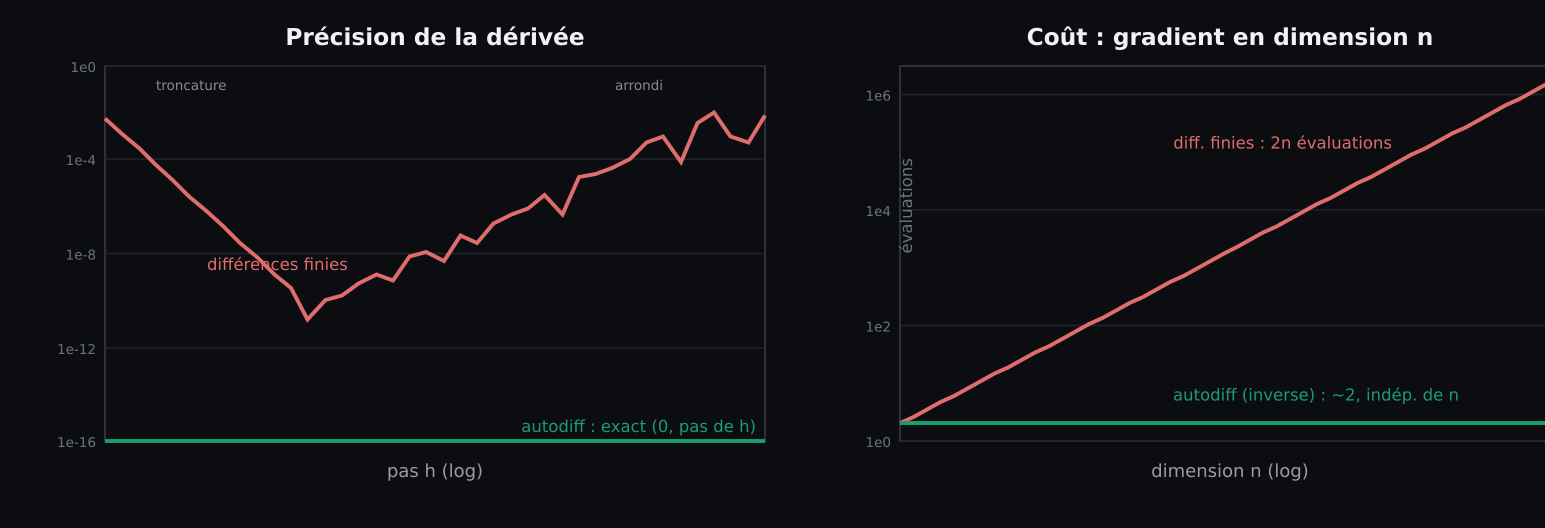
#> input picture public/posts/autodiff.png, 1545 x 528 px
$ python compress_demo.py autodiff.png out.png 1.0
#> lines starting #> are read from the running program, lines starting #| are printed output that depends on the picture
"""
compress_demo.py — four ways to throw data away, same budget, different distortion.
Pure numpy + PIL (no scipy/sklearn/pywt). First-principles on purpose.

Methods (grayscale, on one image):
  1. NAIVE  : remove 10% of pixels as a centered hole. Keeps 90% of data, looks broken.
  2. DCT    : keep the largest 10% of block-DCT (8x8) coefficients. JPEG-style.
  3. PCA/KLT: keep top-k principal components (low-rank via SVD) at ~10% storage.
  4. WAVELET: keep the largest 10% of multilevel Haar coefficients.

Reports PSNR (dB, higher=better) and prints the subband coding gain G for the wavelet.
Usage: python3 compress_demo.py [input_image_path]   (omit to use a synthetic test image)
"""
import sys, numpy as np
from PIL import Image, ImageDraw, ImageFont

KEEP = 0.10          # transform methods keep 10% of coefficients
N = 256              # working size

# ---------- load or synthesize ----------
def load(path):
#> called with path = 'autodiff.png'
    im = Image.open(path).convert("L").resize((N, N))
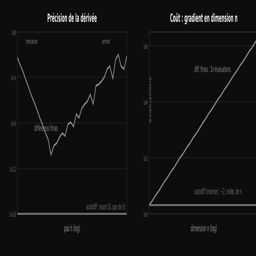
#> im: PIL image 256x256 L; min 0, max 255, mean 17.1
    return np.asarray(im, dtype=np.float64)

def synth():
    """smooth gradient + sharp shapes + high-freq texture -> shows every distortion type."""
    y, x = np.mgrid[0:N, 0:N]
    img = 128 + 80*np.sin(2*np.pi*(x+y)/380.0)          # smooth low-freq background
    img[40:110, 40:200] = 235                            # a flat bright block (sharp edges)
    r = np.hypot(x-180, y-180)
    img[r < 42] = 30                                     # a dark disk (curved edge)
    img[150:210, 30:90] = 128 + 90*np.sign(np.sin(x[150:210,30:90]*1.2))  # stripes (texture)
    return np.clip(img, 0, 255)

# ---------- metrics ----------
def psnr(a, b):
    mse = np.mean((a - b)**2)
    return 99.0 if mse == 0 else 20*np.log10(255.0/np.sqrt(mse))

# ---------- 1. naive hole ----------
def naive(img, keep):
    # keep only a centered square of area `keep`; black out the rest (deletes 1-keep of pixels)
    out = np.zeros_like(img)
    s = int(round(N*np.sqrt(keep)))
    a = (N - s)//2
    out[a:a+s, a:a+s] = img[a:a+s, a:a+s]
    return out

# ---------- 2. block DCT (8x8) ----------
def dct_matrix(n):
    r = np.arange(n)[:, None]      # frequency index (row)
    c = np.arange(n)[None, :]      # sample index (col)
    M = np.cos(np.pi*(2*c+1)*r/(2*n)) * np.sqrt(2.0/n)
    M[0, :] *= 1/np.sqrt(2)        # orthonormal DCT-II
    return M

def block_dct(img, keep):
    n = 8; D = dct_matrix(n); out = np.zeros_like(img)
    blocks, ac = [], []
    for i in range(0, N, n):
        for j in range(0, N, n):
            C = D @ img[i:i+n, j:j+n] @ D.T
            blocks.append((i, j, C))
            a = np.abs(C).copy(); a[0,0] = 0            # DC excluded from thresholding
            ac.append(a.ravel())
    # always keep every block's DC; spend the rest of the 10% budget on the largest AC coeffs
    budget_ac = max(0, int(keep*N*N) - len(blocks))
    thr = np.quantile(np.concatenate(ac), 1 - budget_ac/(N*N))
    for i, j, C in blocks:
        Ck = np.where(np.abs(C) >= thr, C, 0.0)
        Ck[0,0] = C[0,0]                                # force-keep DC
        out[i:i+n, j:j+n] = D.T @ Ck @ D
    return out

# ---------- 3. PCA / KLT (low-rank via SVD) ----------
def pca(img, keep):
    U, s, Vt = np.linalg.svd(img, full_matrices=False)
    # storage of rank-k ~ k*(2N); match to keep*N*N pixels -> k = keep*N/2
    k = max(1, int(round(keep*N/2)))
    return (U[:, :k]*s[:k]) @ Vt[:k, :]

# ---------- 4. multilevel Haar wavelet ----------
def haar_fwd(a):
    (e, o) = (a[..., 0::2], a[..., 1::2])
    return np.concatenate([(e+o)/np.sqrt(2), (e-o)/np.sqrt(2)], axis=-1)

def haar_inv(a):
    n = a.shape[-1]//2
    lo, hi = a[..., :n], a[..., n:]
    e = (lo+hi)/np.sqrt(2); o = (lo-hi)/np.sqrt(2)
    out = np.empty(a.shape); out[..., 0::2] = e; out[..., 1::2] = o
    return out

def dwt2(img, levels=4):
    c = img.copy(); size = N
    for _ in range(levels):
        c[:size,:size] = haar_fwd(c[:size,:size])           # rows
        c[:size,:size] = haar_fwd(c[:size,:size].T).T        # cols
        size //= 2
    return c

def idwt2(c, levels=4):
    sizes = [N//(2**(levels-1-i)) for i in range(levels)]
    out = c.copy()
    for size in sizes:
        out[:size,:size] = haar_inv(out[:size,:size].T).T
        out[:size,:size] = haar_inv(out[:size,:size])
    return out

def wavelet(img, keep):
    c = dwt2(img)
    thr = np.quantile(np.abs(c).ravel(), 1-keep)
    ck = np.where(np.abs(c) >= thr, c, 0.0)
    return idwt2(ck)

# ---------- 5. CDF 9/7 wavelet (JPEG2000) via the lifting scheme ----------
# Predict/update lifting: exactly invertible for ANY coefficients, because the
# inverse just replays the four steps backwards with the signs flipped.
_A, _B, _G, _D = -1.586134342059924, -0.052980118572961, 0.882911075530934, 0.443506852043971
_K = 1.230174104914001

def _f97_rows(A):                                  # transform each row (last axis), even length
    s, d = A[:, 0::2].copy(), A[:, 1::2].copy()
    d = d + _A*(s + np.roll(s,-1,1))               # predict 1
    s = s + _B*(d + np.roll(d, 1,1))               # update 1
    d = d + _G*(s + np.roll(s,-1,1))               # predict 2
    s = s + _D*(d + np.roll(d, 1,1))               # update 2
    return np.concatenate([s*_K, d/_K], 1)         # scale -> [low | high]; low-pass kept large

def _i97_rows(A):
    n = A.shape[1]//2
    s, d = A[:, :n].copy()/_K, A[:, n:].copy()*_K
    s = s - _D*(d + np.roll(d, 1,1))
    d = d - _G*(s + np.roll(s,-1,1))
    s = s - _B*(d + np.roll(d, 1,1))
    d = d - _A*(s + np.roll(s,-1,1))
    out = np.empty((A.shape[0], 2*n)); out[:,0::2]=s; out[:,1::2]=d
    return out

def dwt97(img, levels=4):
    c = img.copy(); size = N
    for _ in range(levels):
        c[:size,:size] = _f97_rows(c[:size,:size])          # rows
        c[:size,:size] = _f97_rows(c[:size,:size].T).T       # cols
        size //= 2
    return c

def idwt97(c, levels=4):
    out = c.copy()
    for size in [N//(2**(levels-1-i)) for i in range(levels)]:
        out[:size,:size] = _i97_rows(out[:size,:size].T).T
        out[:size,:size] = _i97_rows(out[:size,:size])
    return out

def wavelet97(img, keep):
    c = dwt97(img)
    thr = np.quantile(np.abs(c).ravel(), 1-keep)
    return idwt97(np.where(np.abs(c) >= thr, c, 0.0))

def coding_gain(img):
    """G = arithmetic mean / geometric mean of the 4 first-level subband variances."""
    c = img.copy()
    c = haar_fwd(c); c = haar_fwd(c.T).T
    h = N//2
    LL, LH, HL, HH = c[:h,:h], c[:h,h:], c[h:,:h], c[h:,h:]
    v = np.array([np.var(b) for b in (LL, LH, HL, HH)]) + 1e-9
    return v.mean()/np.exp(np.mean(np.log(v)))

# ---------- assemble side-by-side ----------
def strip(imgs, labels, cols=3):
    pad, lab = 8, 22
    tiles = []
    for a, txt in zip(imgs, labels):
        t = Image.fromarray(np.clip(a,0,255).astype(np.uint8), "L").convert("RGB")
        canvas = Image.new("RGB", (N, N+lab), (255,255,255))
        canvas.paste(t, (0, lab))
        ImageDraw.Draw(canvas).text((4, 4), txt, fill=(0,0,0))
        tiles.append(canvas)
    rows = (len(tiles)+cols-1)//cols
    W = cols*N + (cols+1)*pad
    H = rows*(N+lab) + (rows+1)*pad
    out = Image.new("RGB", (W, H), (255,255,255))
    for i, t in enumerate(tiles):
        r, c = divmod(i, cols)
        out.paste(t, (pad + c*(N+pad), pad + r*(N+lab+pad)))
    return out

if __name__ == "__main__":
    img = load(sys.argv[1]) if len(sys.argv) > 1 else synth()
    keep = float(sys.argv[3]) if len(sys.argv) > 3 else KEEP
    pct = int(round((1-keep)*100))
    outs, labels = [img], ["original"]
#> labels = ['original']
    for fn, name in [
        (lambda x: naive(x, keep),    f"naive: keep center {int(keep*100)}%"),
        (lambda x: pca(x, keep),      "PCA / low-rank"),
        (lambda x: block_dct(x, keep),"DCT (JPEG)"),
        (lambda x: wavelet(x, keep),  "Haar wavelet (crude)"),
        (lambda x: wavelet97(x, keep),"CDF 9/7 wavelet (JPEG2000)"),
    ]:
        r = fn(img); outs.append(r)
        labels.append(f"{name}  PSNR {psnr(img, r):.1f}dB")
#> this loop made 5 passes
#> mse in psnr on passes 1 to 5: 0, 0.474, 2.45e-27, 5.43e-28, 4.49e-28
#> after the loop, labels = ['original', 'naive: keep center 100%  PSNR 99.0dB', 'PCA / low-rank  PSNR 51.4dB', 'DCT (JPEG)  PSNR 314.2dB', 'Haar wavelet (crude)  PSNR 320.8dB', 'CDF 9/7 wavelet (JPEG2000)  PSNR 321.6dB']; outs = 6 items
    print(f"subband coding gain G = {coding_gain(img):.2f}  (=> {0.5*np.log2(coding_gain(img)):.2f} bits/sample)")
#> in haar_fwd (call 10), `(e, o) = (a[..., 0::2], a[..., 1::2])`:
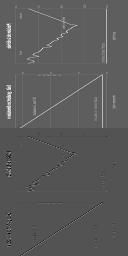
#> o: shape (256, 128) float64; min -130.8, max 270.1, mean 12.1; drawn with min black and max white
#> in coding_gain, `c = haar_fwd(c.T).T`:
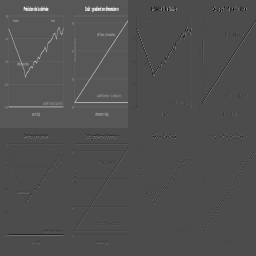
#> c: shape (256, 256) float64; min -166.5, max 392, mean 8.5; drawn with min black and max white
#> in coding_gain, `LL, LH, HL, HH = c[:h,:h], c[:h,h:], c[h:,:h], c[h:,h:]`:
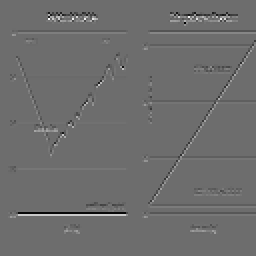
#> HL: shape (128, 128) float64 (shown 2 times larger); min -93, max 123.5, mean 0; drawn with min black and max white
#> in coding_gain, `LL, LH, HL, HH = c[:h,:h], c[:h,h:], c[h:,:h], c[h:,h:]`:
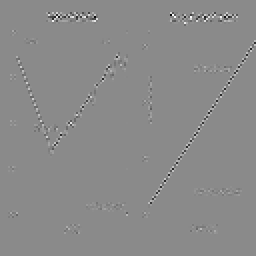
#> HH: shape (128, 128) float64 (shown 2 times larger); min -97.5, max 81.5, mean 0; drawn with min black and max white
#> in coding_gain, `v = np.array([np.var(b) for b in (LL, LH, HL, HH)]) + 1e-9`: v = [1067.9, 167.1, 108, 42.95]
#| subband coding gain G = 2.04  (=> 0.52 bits/sample)
    for l in labels[1:]: print("  ", l)
#> this loop made 5 passes
#> l on passes 1 to 5: 'naive: keep center 100%  PSNR 99.0dB', 'PCA / low-rank  PSNR 51.4dB', 'DCT (JPEG)  PSNR 314.2dB', 'Haar wavelet (crude)  PSNR 320.8dB', 'CDF 9/7 wavelet (JPEG2000)  PSNR 321.6dB'
#|    naive: keep center 100%  PSNR 99.0dB
#|    PCA / low-rank  PSNR 51.4dB
#|    DCT (JPEG)  PSNR 314.2dB
#|    Haar wavelet (crude)  PSNR 320.8dB
#|    CDF 9/7 wavelet (JPEG2000)  PSNR 321.6dB
    strip(outs, labels).save(sys.argv[2] if len(sys.argv) > 2 else "compare.png")
#> the loop in strip, `for a, txt in zip(imgs, labels):` made 6 passes
#> after the loop in strip, `for a, txt in zip(imgs, labels):`:
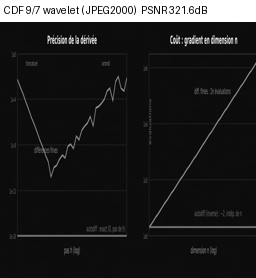
#> canvas: PIL image 256x278 RGB; min 0, max 255, mean 33.8
#> after the loop in strip, `for a, txt in zip(imgs, labels):`: tiles = 6 items
#> in strip, `rows = (len(tiles)+cols-1)//cols`: rows = 2
#> in strip, `H = rows*(N+lab) + (rows+1)*pad`: H = 580
#> in strip, `out = Image.new("RGB", (W, H), (255,255,255))`: out: PIL image 800x580 RGB; every value is 255
#> the loop in strip, `for i, t in enumerate(tiles):` made 6 passes
#> (r, c) on passes 1 to 6: (0, 0), (0, 1), (0, 2), (1, 0), (1, 1), (1, 2)
#> after the loop in strip, `for i, t in enumerate(tiles):`:
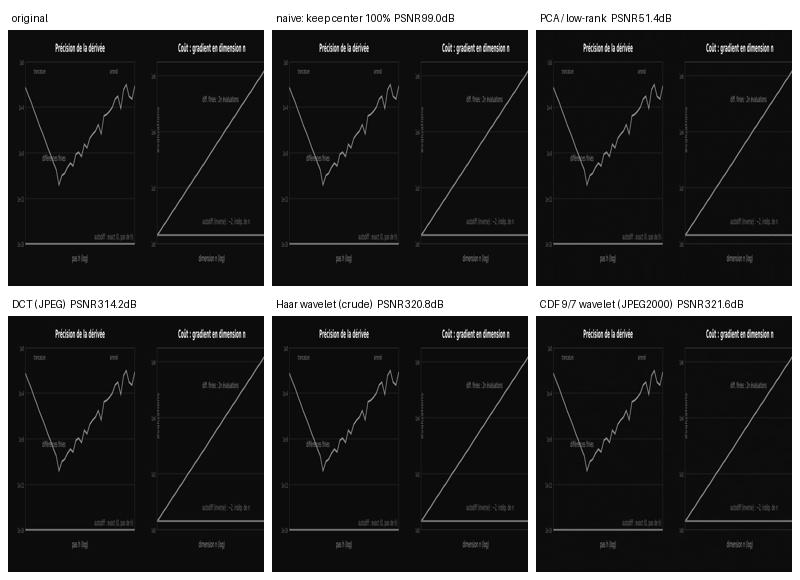
#> out: PIL image 800x580 RGB; min 0, max 255, mean 52
    print("saved compare.png")

$ run again, on public/posts/coordinates.png
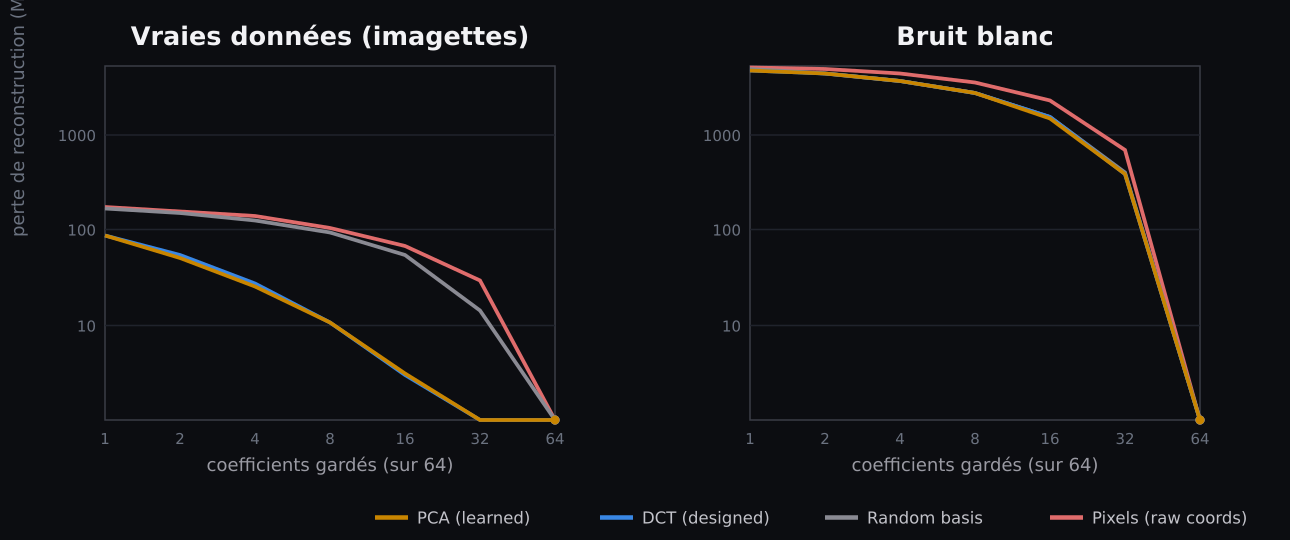
#> input picture public/posts/coordinates.png, 1290 x 540 px
#> `outs, labels = [img], ["original"]`: labels = ['original']
#> the loop `for fn, name in [ (lambda x: naive(x, keep),    f"naive: keep center {..` made 5 passes
#> mse in psnr on passes 1 to 5: 0, 0.305, 3.44e-27, 6.99e-28, 4.83e-28
#> after the loop `for fn, name in [`: labels = ['original', 'naive: keep center 100%  PSNR 99.0dB', 'PCA / low-rank  PSNR 53.3dB', 'DCT (JPEG)  PSNR 312.8dB', 'Haar wavelet (crude)  PSNR 319.7dB', 'CDF 9/7 wavelet (JPEG2000)  PSNR 321.3dB']; outs = 6 items
#> v = [1452.5, 222.1, 171.3, 44.74]
#| subband coding gain G = 2.12  (=> 0.54 bits/sample)
#> the loop `for l in labels[1:]: print("  ", l)` made 5 passes
#> l on passes 1 to 5: 'naive: keep center 100%  PSNR 99.0dB', 'PCA / low-rank  PSNR 53.3dB', 'DCT (JPEG)  PSNR 312.8dB', 'Haar wavelet (crude)  PSNR 319.7dB', 'CDF 9/7 wavelet (JPEG2000)  PSNR 321.3dB'
#> (printed output is left out)
#> the loop in strip, `for a, txt in zip(imgs, labels):` made 6 passes
#> after the loop in strip, `for a, txt in zip(imgs, labels):`:
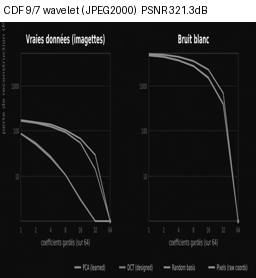
#> canvas: PIL image 256x278 RGB; min 0, max 255, mean 34.8
#> after the loop in strip, `for a, txt in zip(imgs, labels):`: tiles = 6 items
#> rows = 2
#> H = 580
#> the loop in strip, `for i, t in enumerate(tiles):` made 6 passes
#> (r, c) on passes 1 to 6: (0, 0), (0, 1), (0, 2), (1, 0), (1, 1), (1, 2)
#> after the loop in strip, `for i, t in enumerate(tiles):`:
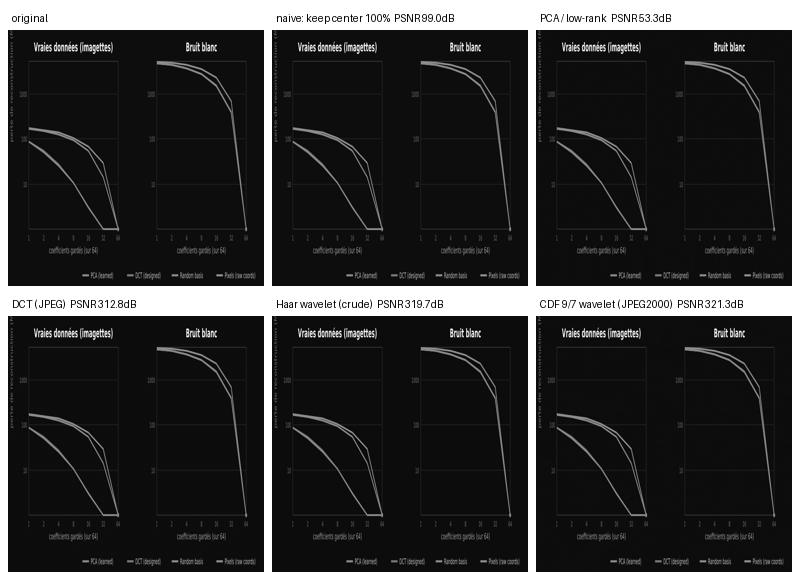
#> out: PIL image 800x580 RGB; min 0, max 255, mean 52.9
